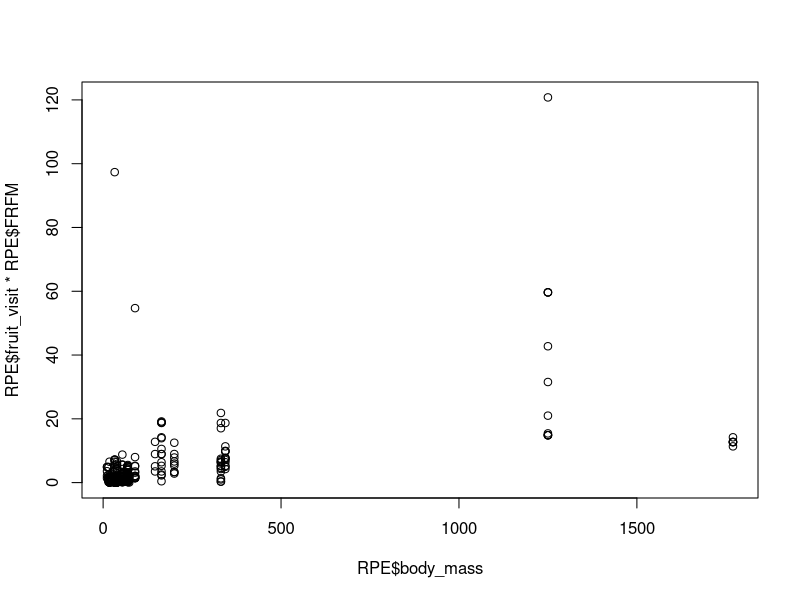
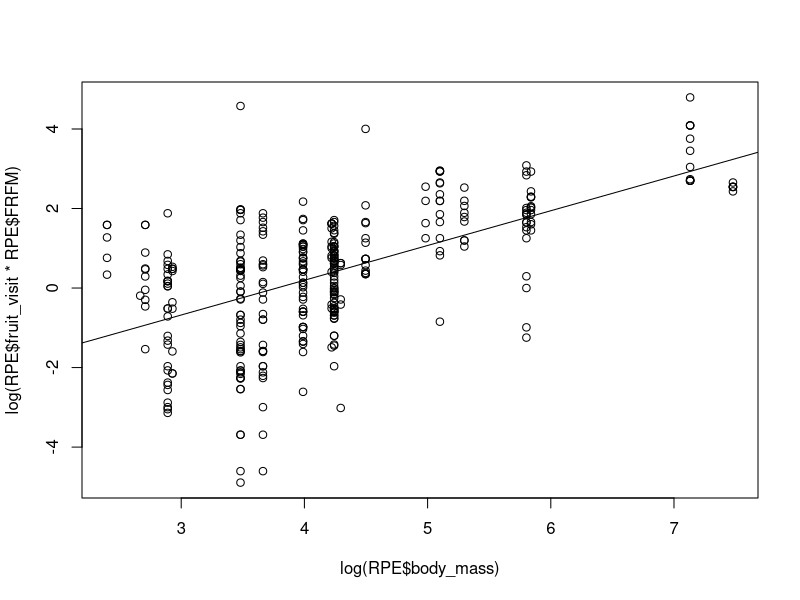
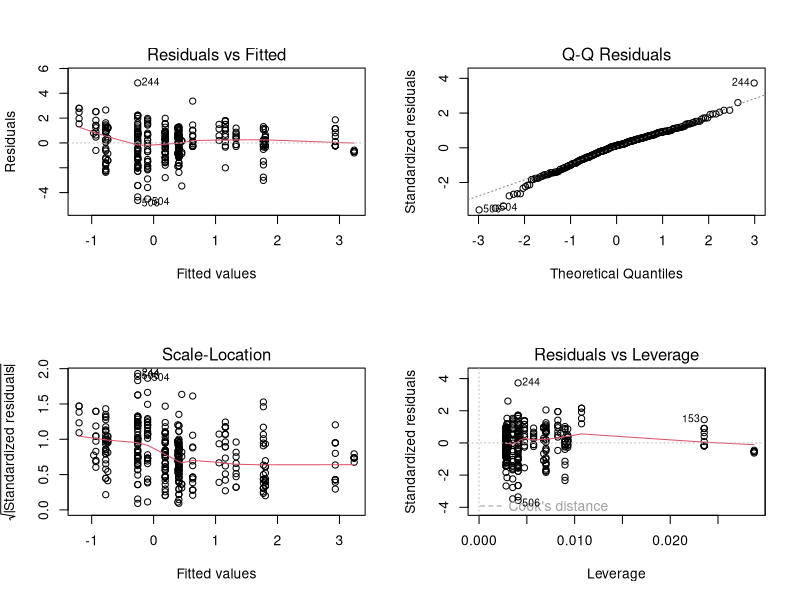

R code for these plots, in order: (Note: this script raises an error after producing the figures.)
#Include the dataset
library(readr)
RPE <- read_delim("code/Regression body-fruit mass/RPE_data_imputation.csv", ";", 
                  escape_double = FALSE, col_types = cols(frug = col_factor(levels = c()), 
                  frug_family = col_factor(levels = c()), 
                  fruit_visit = col_number(), 
                  plant = col_factor(levels = c()),  
                  plant_family = col_factor(levels = c())), trim_ws = TRUE)
RPE
str(RPE)

#Plotting relation body mass and fruits/visit*FRFM
#
plot(RPE$body_mass, RPE$fruit_visit*RPE$FRFM)
plot(log(RPE$body_mass), log(RPE$fruit_visit*RPE$FRFM)) #convert to logarythm to normalize
model <- lm(log(fruit_visit*FRFM)~log(body_mass), RPE)
abline(model)
summary(model)
par(mfrow=c(2,2)) #model checking
plot(model)
par(mfrow=c(1,1))


# Correlation test. Ommitting just the pairwise NA's 
# 
cor.test(log(RPE$fruit_visit*RPE$FRFM), log(RPE$body_mass), method="pearson", use= "pairwise.complete.obs")
pairs(log(RPE$fruit_visit*RPE$FRFM), log(RPE$body_mass), method="pearson", use= "pairwise.complete.obs")


#Infer estimated values of fruit mass ingested (frugivore mean mass of fruit ingested) 
#for frugivore body mass
frug_capacity <- exp(predict(model, RPE))
RPE_capacity <- cbind(RPE, frug_capacity)
str(RPE_capacity)

#save results in data.csv
write.csv(RPE_capacity, "code/Regression body-fruit mass/RPE_capacity.csv")

library(ggplot2)
ggplot(RPE, aes(body_mass, fruit_visit*FRFM)) + geom_point(size=1.2) + geom_smooth(color="grey", method="lm", se=F) +
  scale_x_log10(breaks=c(0.01, 0.1, 1, 10)) + scale_y_log10(breaks=c(0.01, 0.1, 1, 10))+
  theme(axis.text = element_text(size = rel(0.8)), 
        axis.ticks = element_line(colour = "black"), 
        panel.background = element_rect(fill = "white", colour = NA), 
        panel.border = element_rect(fill = NA, colour = "black"), 
        panel.grid.major = element_line(colour = "grey90", size = 0.2), 
        panel.grid.minor = element_line(colour = "grey98", size = 0.4), 
        strip.background = element_rect(fill = "grey80", 
                                        colour = "grey50", size = 0.2))+
  labs(x = "Log body mass", y="Log fruit mass per visit")

